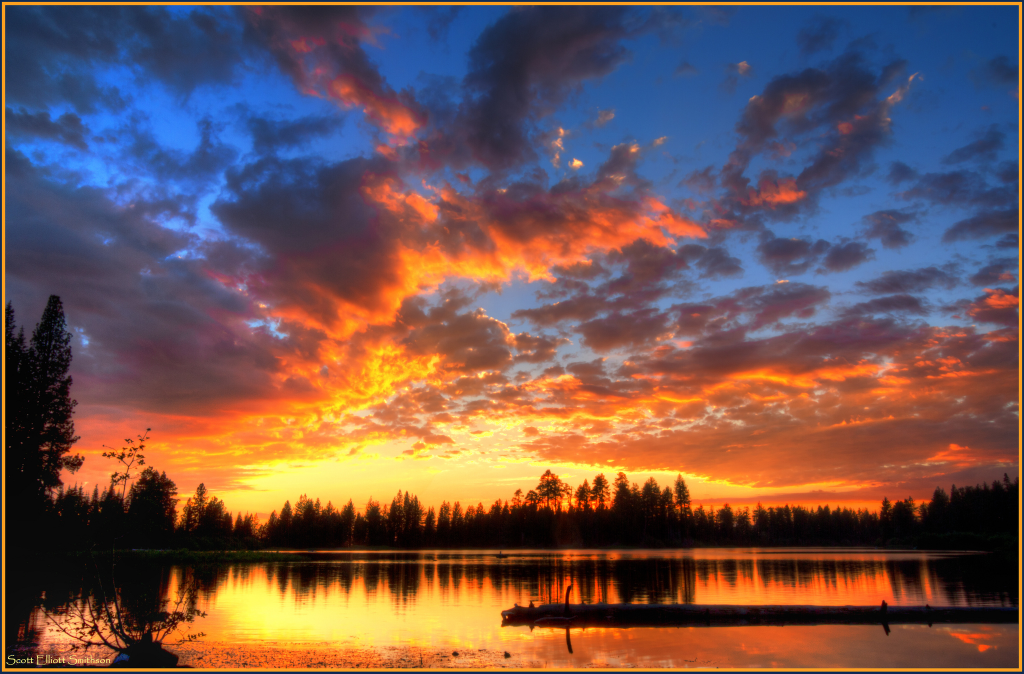
%> input picture feature_extraction/img/u1/14456399268_373c51f56b_k.jpg, 2048 x 1347 px (shown at 1/2 size)
$ octave --eval "result = gist_descriptor(imread('../../img/u1/14456399268_373c51f56b_k.jpg'));"   (GNU Octave 9; MATLAB toolbox functions it lacks are replaced by stand-ins)
%> lines starting %> are read from the running program, lines starting %| are printed output that depends on the picture
### feature_extraction/texture/gistdescriptor/LMgist.m
function [gist, param] = LMgist(D, HOMEIMAGES, param, HOMEGIST)
%
% [gist, param] = LMgist(D, HOMEIMAGES, param);
% [gist, param] = LMgist(filename, HOMEIMAGES, param);
% [gist, param] = LMgist(filename, HOMEIMAGES, param, HOMEGIST);
%
% For a set of images:
% gist = LMgist(img, [], param);
%
% When calling LMgist with a fourth argument it will store the gists in a
% new folder structure mirroring the folder structure of the images. Then,
% when called again, if the gist files already exist, it will just read
% them without recomputing them:
%
%   [gist, param] = LMgist(filename, HOMEIMAGES, param, HOMEGIST);
%   [gist, param] = LMgist(D, HOMEIMAGES, param, HOMEGIST);
%
%%%%%%%%%%%%%%%%%%%%%%%%%%%%%%%%%%%%%%%%%%%%%%%%%%%%%%%%%%%%%%%%%%%%%%%%%%%%%%%%%%%%%%%%
% Modeling the shape of the scene: a holistic representation of the spatial envelope
% Aude Oliva, Antonio Torralba
% International Journal of Computer Vision, Vol. 42(3): 145-175, 2001.

if nargin==4
    precomputed = 1;
    % [7 lines of commented-out code are left out]
else
    precomputed = 0;
    HOMEGIST = '';
end

% select type of input
if isstruct(D)
    % [gist, param] = LMgist(D, HOMEIMAGES, param);
    Nscenes = length(D);
    typeD = 1;
end
if iscell(D)
    % [gist, param] = LMgist(filename, HOMEIMAGES, param);
    Nscenes = length(D);
    typeD = 2;
end
if isnumeric(D)
    % [gist, param] = LMgist(img, HOMEIMAGES, param);
    Nscenes = size(D,4);
    typeD = 3;
    if ~isfield(param, 'imageSize')
        param.imageSize = [size(D,1) size(D,2)];
    end
end

param.boundaryExtension = 32; % number of pixels to pad

if nargin<3
    % Default parameters
    param.imageSize = 128;
    param.orientationsPerScale = [8 8 8 8];
    param.numberBlocks = 4;
    param.fc_prefilt = 4;
    param.G = createGabor(param.orientationsPerScale, param.imageSize+2*param.boundaryExtension);
else
    if ~isfield(param, 'G')
        param.G = createGabor(param.orientationsPerScale, param.imageSize+2*param.boundaryExtension);
    end
end

% Precompute filter transfert functions (only need to do this once, unless
% image size is changes):
Nfeatures = size(param.G,3)*param.numberBlocks^2;


% Loop: Compute gist features for all scenes
gist = zeros([Nscenes Nfeatures], 'single');
for n = 1:Nscenes
    g = [];
    todo = 1;

    % if gist has already been computed, just read the file
    if precomputed==1
        filegist = fullfile(HOMEGIST, D(n).annotation.folder, [D(n).annotation.filename(1:end-4) '.mat']);
        if exist(filegist, 'file')
            load(filegist, 'g');
            todo = 0;
        end
    end

    % otherwise compute gist
    if todo==1
        if Nscenes>1 disp([n Nscenes]); end

        % load image
        try
            switch typeD
                case 1
                    img = LMimread(D, n, HOMEIMAGES);
                case 2
                    img = imread(fullfile(HOMEIMAGES, D{n}));
                case 3
                    img = D(:,:,:,n);
            end
        catch
            disp(D(n).annotation.folder)
            disp(D(n).annotation.filename)
            rethrow(lasterror)
        end

        % convert to gray scale
        img = single(mean(img,3));

        % resize and crop image to make it square
        img = imresizecrop(img, param.imageSize, 'bilinear');
        %img = imresize(img, param.imageSize, 'bilinear'); %jhhays

        % scale intensities to be in the range [0 255]
        img = img-min(img(:));
        img = 255*img/max(img(:));

        if Nscenes>1
            imshow(uint8(img))
            title(n)
        end

        % prefiltering: local contrast scaling
        output    = prefilt(img, param.fc_prefilt);

        % get gist:
        g = gistGabor(output, param);

        % save gist if a HOMEGIST file is provided
        if precomputed
            mkdir(fullfile(HOMEGIST, D(n).annotation.folder))
            save (filegist, 'g')
        end
    end

    gist(n,:) = g;
    drawnow
end


function output = prefilt(img, fc)
% ima = prefilt(img, fc);
% fc  = 4 (default)
%
% Input images are double in the range [0, 255];
% You can also input a block of images [ncols nrows 3 Nimages]
%
% For color images, normalization is done by dividing by the local
% luminance variance.

if nargin == 1
    fc = 4; % 4 cycles/image
end

w = 5;
s1 = fc/sqrt(log(2));

% Pad images to reduce boundary artifacts
img = log(img+1);
img = padarray(img, [w w], 'symmetric');
[sn, sm, c, N] = size(img);
n = max([sn sm]);
n = n + mod(n,2);
img = padarray(img, [n-sn n-sm], 'symmetric','post');

% Filter
[fx, fy] = meshgrid(-n/2:n/2-1);
gf = fftshift(exp(-(fx.^2+fy.^2)/(s1^2)));
gf = repmat(gf, [1 1 c N]);

% Whitening
output = img - real(ifft2(fft2(img).*gf));
clear img

% Local contrast normalization
localstd = repmat(sqrt(abs(ifft2(fft2(mean(output,3).^2).*gf(:,:,1,:)))), [1 1 c 1]);
output = output./(.2+localstd);

% Crop output to have same size than the input
output = output(w+1:sn-w, w+1:sm-w,:,:);


function g = gistGabor(img, param)
%
% Input:
%   img = input image (it can be a block: [nrows, ncols, c, Nimages])
%   param.w = number of windows (w*w)
%   param.G = precomputed transfer functions
%
% Output:
%   g: are the global features = [Nfeatures Nimages],
%                    Nfeatures = w*w*Nfilters*c

img = single(img);

w = param.numberBlocks;
G = param.G;
be = param.boundaryExtension;

if ndims(img)==2
    c = 1;
    N = 1;
    [nrows ncols c] = size(img);
end
if ndims(img)==3
    [nrows ncols c] = size(img);
    N = c;
end
if ndims(img)==4
    [nrows ncols c N] = size(img);
    img = reshape(img, [nrows ncols c*N]);
    N = c*N;
end

[ny nx Nfilters] = size(G);
W = w*w;
g = zeros([W*Nfilters N]);

% pad image
img = padarray(img, [be be], 'symmetric');

img = single(fft2(img));
k=0;
for n = 1:Nfilters
    ig = abs(ifft2(img.*repmat(G(:,:,n), [1 1 N])));
    ig = ig(be+1:ny-be, be+1:nx-be, :);
    v = downN(ig, w);

    g(k+1:k+W,:) = reshape(v, [W N]);
    k = k + W;
    drawnow
end

if c == 3
    % If the input was a color image, then reshape 'g' so that one column
    % is one images output:
    g = reshape(g, [size(g,1)*3 size(g,2)/3]);
end


function y=downN(x, N)
%
% averaging over non-overlapping square image blocks
%
% Input
%   x = [nrows ncols nchanels]
% Output
%   y = [N N nchanels]

nx = fix(linspace(0,size(x,1),N+1));
ny = fix(linspace(0,size(x,2),N+1));
y  = zeros(N, N, size(x,3));
for xx=1:N
  for yy=1:N
    v=mean(mean(x(nx(xx)+1:nx(xx+1), ny(yy)+1:ny(yy+1),:),1),2);
    y(xx,yy,:)=v(:);
  end
end


function G = createGabor(or, n)
%
% G = createGabor(numberOfOrientationsPerScale, n);
%
% Precomputes filter transfer functions. All computations are done on the
% Fourier domain.
%
% If you call this function without output arguments it will show the
% tiling of the Fourier domain.
%
% Input
%     numberOfOrientationsPerScale = vector that contains the number of
%                                orientations at each scale (from HF to BF)
%     n = imagesize = [nrows ncols]
%
% output
%     G = transfer functions for a jet of gabor filters


Nscales = length(or);
Nfilters = sum(or);

if length(n) == 1
    n = [n(1) n(1)];
end

l=0;
for i=1:Nscales
    for j=1:or(i)
        l=l+1;
        param(l,:)=[.35 .3/(1.85^(i-1)) 16*or(i)^2/32^2 pi/(or(i))*(j-1)];
    end
end

% Frequencies:
%[fx, fy] = meshgrid(-n/2:n/2-1);
[fx, fy] = meshgrid(-n(2)/2:n(2)/2-1, -n(1)/2:n(1)/2-1);
fr = fftshift(sqrt(fx.^2+fy.^2));
t = fftshift(angle(fx+sqrt(-1)*fy));

% Transfer functions:
G=zeros([n(1) n(2) Nfilters]);
for i=1:Nfilters
    tr=t+param(i,4);
    tr=tr+2*pi*(tr<-pi)-2*pi*(tr>pi);

    G(:,:,i)=exp(-10*param(i,1)*(fr/n(2)/param(i,2)-1).^2-2*param(i,3)*pi*tr.^2);
end


if nargout == 0
    figure
    for i=1:Nfilters
        contour(fx, fy, fftshift(G(:,:,i)),[1 .7 .6],'r');
        hold on
    end
    axis('on')
    axis('equal')
    axis([-n(2)/2 n(2)/2 -n(1)/2 n(1)/2])
    axis('ij')
    xlabel('f_x (cycles per image)')
    ylabel('f_y (cycles per image)')
    grid on
end

### feature_extraction/texture/gistdescriptor/imresizecrop.m
function img = imresizecrop(img, M, METHOD)
%
% img = imresizecrop(img, M, METHOD);
%
% Output an image of size M(1) x M(2).

if nargin < 3
    METHOD = 'bilinear';
end

if length(M) == 1
    M = [M(1) M(1)];
end

scaling = max([M(1)/size(img,1) M(2)/size(img,2)]);

%scaling = M/min([size(img,1) size(img,2)]);

newsize = round([size(img,1) size(img,2)]*scaling);
img = imresize(img, newsize, METHOD);

[nr nc cc] = size(img);

sr = floor((nr-M(1))/2);
sc = floor((nc-M(2))/2);

img = img(sr+1:sr+M(1), sc+1:sc+M(2),:);

### feature_extraction/texture/gistdescriptor/gist_descriptor.m
function [ features, param ] = gist_descriptor( img, n_scale, orientazioni)
%GIST_DESCRIPTOR
% Calcola la trasformata Gist con un filtraggio di Gabor
% INPUTS: img: immagine
%         n_scale: numero di scale (opzionale, default=2)
%         orientazioni: vettore di orientazioni per ogni scala (opzionale, default=[4 2])
% OUTPUTS:features: vec delle immagini risultato (in media)
%         param: parametri settati e filtri generati


clear param

%param.imageSize = [256 256];
if nargin==1
    param.orientationsPerScale = [4 2];
    param.numberBlocks = 2;
else
    param.orientationsPerScale = orientazioni;
    param.numberBlocks = n_scale;
end
param.fc_prefilt = 4;

% Computing gist requires 1) prefilter image, 2) filter image and collect
% output energies
[features param] = LMgist(img, '', param);
%> in LMgist, img is the input picture: size 1347x2048x3 uint8; mean R, G, B 113.1, 85.7, 81.3
%> in prefilt, `img = padarray(img, [w w], 'symmetric');`:
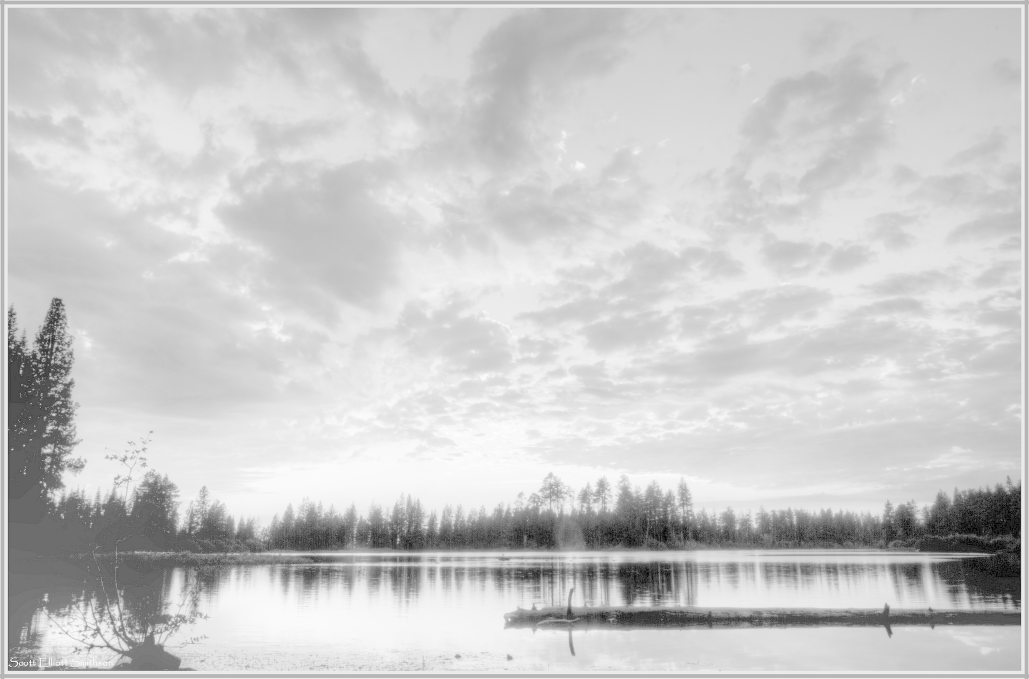
%> img: size 1357x2058 single (shown at 1/2 size); min 0, max 5.55, mean 4.4; drawn with min black and max white
%> in prefilt, `img = padarray(img, [n-sn n-sm], 'symmetric','post');`:
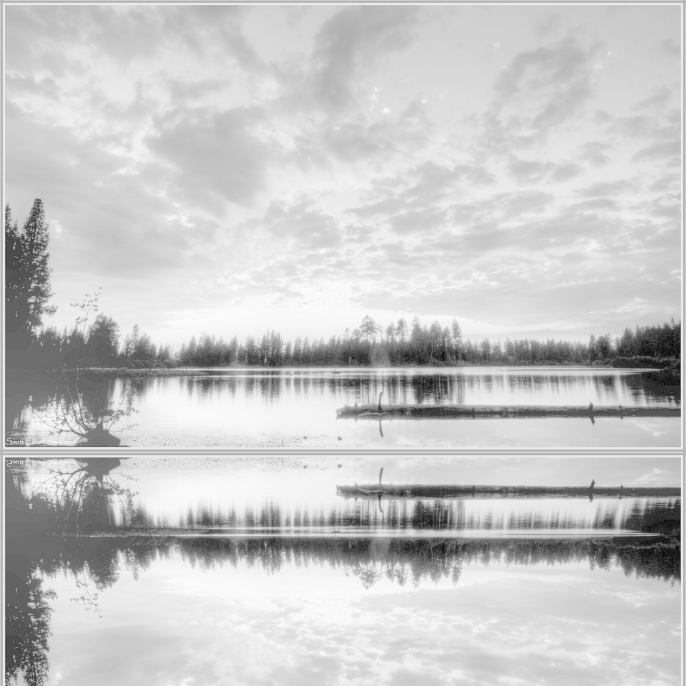
%> img: size 2058x2058 single (shown at 1/3 size); min 0, max 5.55, mean 4.33; drawn with min black and max white
%> in prefilt, `localstd = repmat(sqrt(abs(ifft2(fft2(mean(output,3).^2).*gf(:,:,1,:))..`:
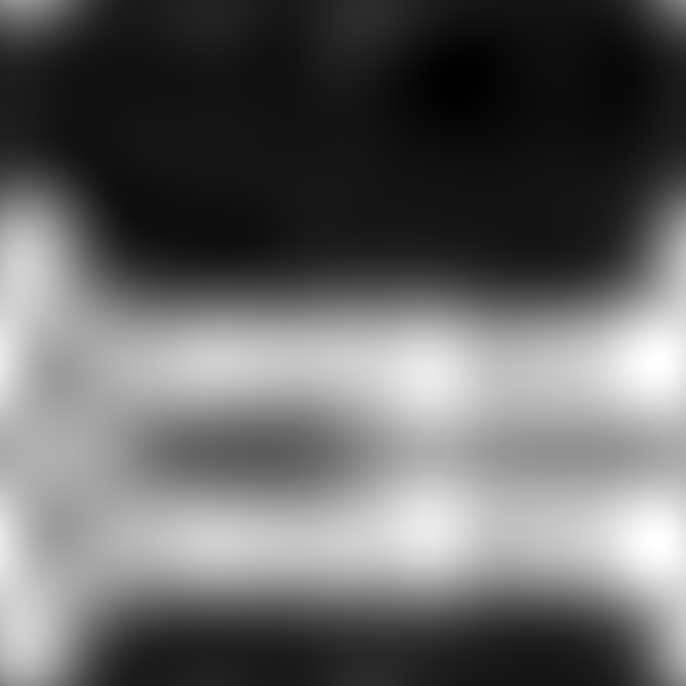
%> localstd: size 2058x2058 single (shown at 1/3 size); min 0.112, max 1.38, mean 0.616; drawn with min black and max white
%> in prefilt, `output = output./(.2+localstd);`:
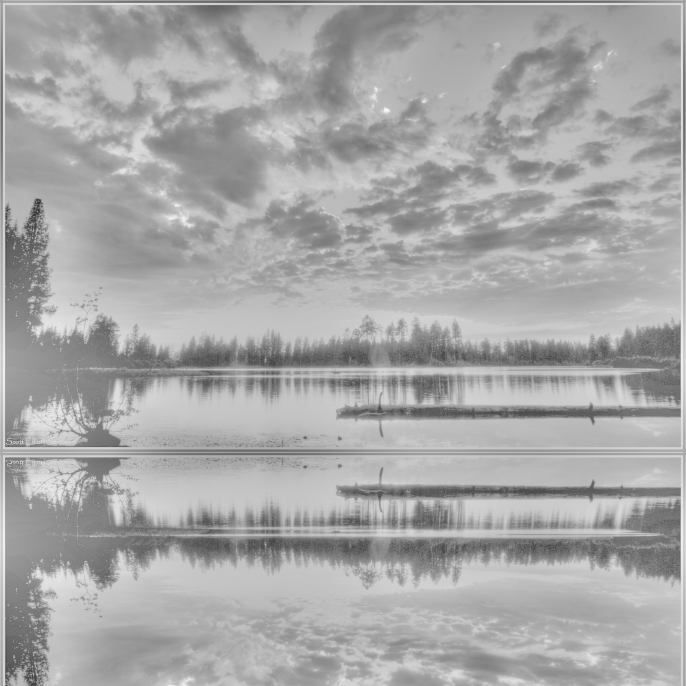
%> output: size 2058x2058 single (shown at 1/3 size); min -3.94, max 2.08, mean 0.027; drawn with min black and max white
%> in prefilt, `output = output(w+1:sn-w, w+1:sm-w,:,:);`:
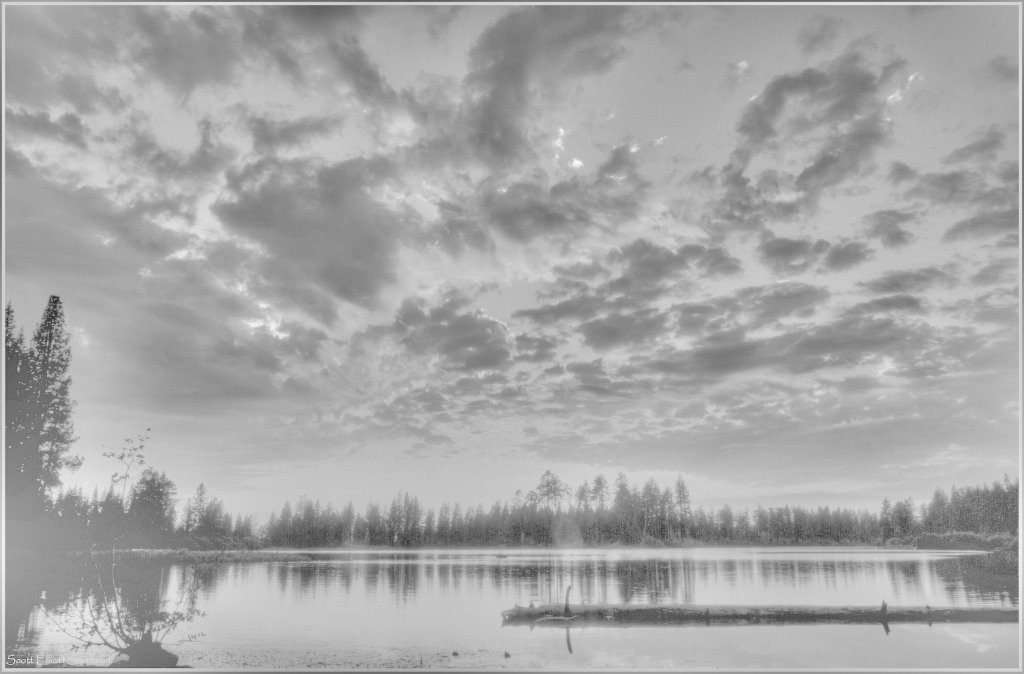
%> output: size 1347x2048 single (shown at 1/2 size); min -3.94, max 2.08, mean 0.011; drawn with min black and max white
%> in gistGabor, `img = padarray(img, [be be], 'symmetric');`:
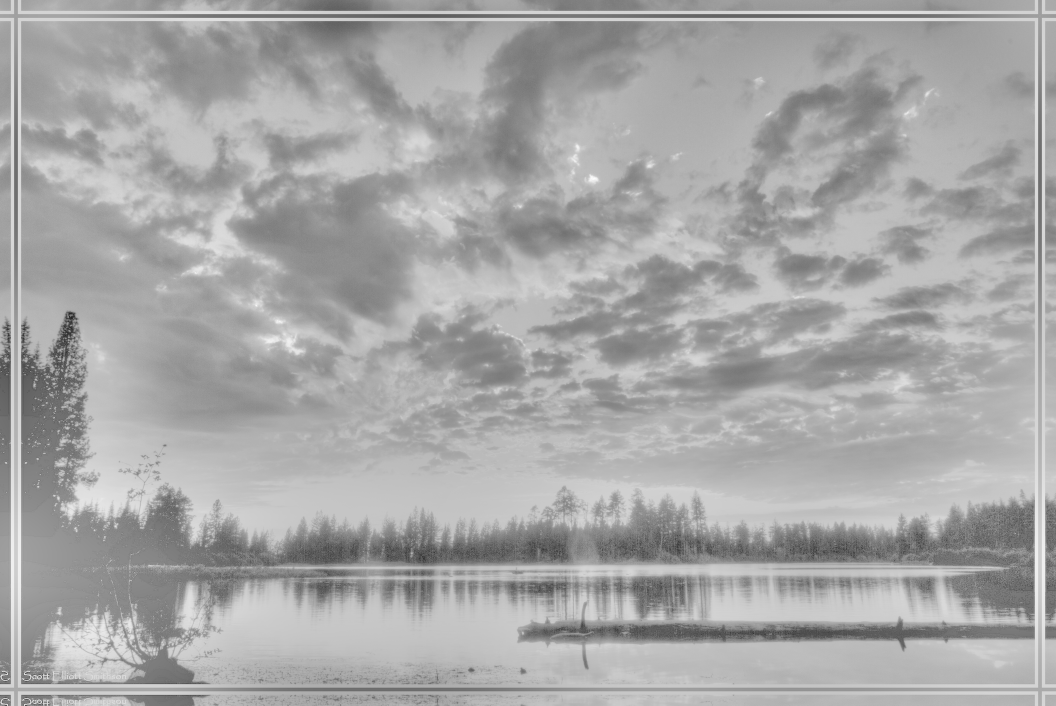
%> img: size 1411x2112 single (shown at 1/2 size); min -3.94, max 2.08, mean 0.0125; drawn with min black and max white
%> the loop in gistGabor, `for n = 1:Nfilters` made 6 passes
%> v on passes 1 to 6: [0.0144 0.0107; 0.026 0.0221], [0.0127 0.00904; 0.0211 0.0191], [0.012 0.0102; 0.0224 0.0217], [0.0122 0.0103; 0.0221 0.0186], [0.0209 0.0192; 0.04 0.0323], [0.0205 0.0199; 0.0391 0.0346]
%> pass 1, in gistGabor, `ig = ig(be+1:ny-be, be+1:nx-be, :);`:
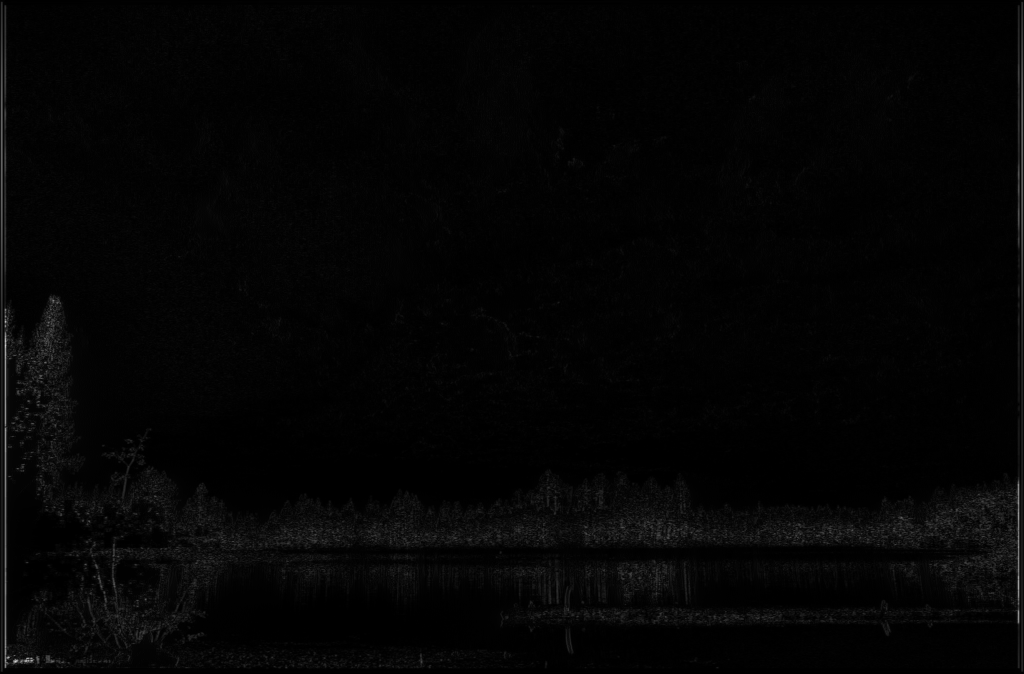
%> ig: size 1347x2048 single (shown at 1/2 size); min 2.5e-06, max 0.955, mean 0.0183
%> after the loop in gistGabor, `for n = 1:Nfilters`: g = 24 values, max 0.04 at index 18, min 0.00904 at index 7, mean 0.0205


end
%> in gist_descriptor, `[features param] = LMgist(img, '', param);`: features has the same summary as g in gistGabor; param = {orientationsPerScale [4 2], numberBlocks 2, fc_prefilt 4, imageSize [1347 2048], boundaryExtension 32}
%> `result = gist_descriptor(imread('../../img/u1/14456399268_373c51f56b_k..`: result has the same summary as g in gistGabor
